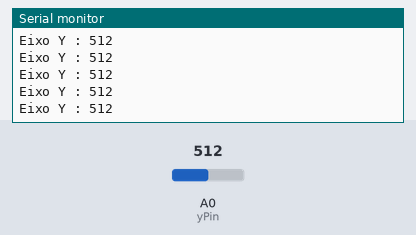
A sketch run on a simulated ESP8266 (NodeMCU). Parts: the last lines printed to the serial monitor. The inputs (shaded band) are chosen by the test bench; at power-on: A0 (yPin) = 512. WiFi joins after 1.5 s; servers stay silent unless stated.

Above: at 2.7 s.
2.8 s: A0 (yPin) set to 716
At 2.92 s:
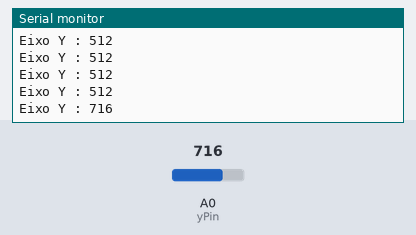
4.3 s: A0 (yPin) set to 900
At 4.33 s:
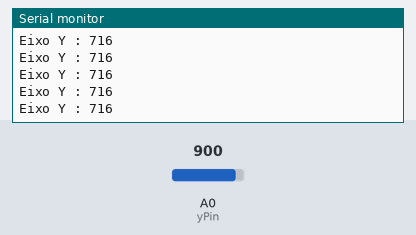
Timing chart, 0 to 7.3 s (numbered marks = the images above; inputs shaded):
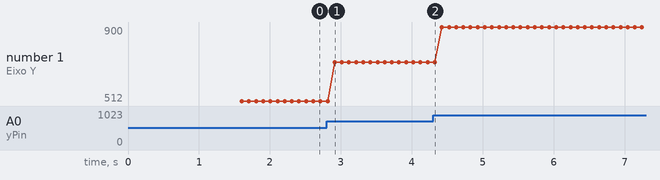

The sketch:

Acelerometro_UDP.ino
```cpp
/*
 *  Este código permite a transmissão de dados da porta analógica do ESP8266
 *  para uma máquina (computador/servidor) externa através do protocolo UDP
 *  por WiFi.
*/

//  Bibliotecas:
#include <ESP8266WiFi.h>    // Biblioteca para utilizacao de dados Wifi
#include <WiFiUdp.h>        // Biblioteca para utilizacao de dados UDP


// Criação de variáveis para conexão em WiFi:
const char* ssid = "WiFi-RPis";          // Nome da rede WiFi a se conectar
const char* password = "nusompi67";      // Senha da rede WiFi a se conectar

WiFiUDP Udp;  /* Instanciação de WiFiUDP através da criação do objeto Udp */

unsigned int portaLocal_UDP = 4210;  // Variável contendo o número da porta UDP de entrada
char incomingPacket[255];  // Buffer de memória para pacotes UDP que chegarem

const char* IP_host = "192.168.100.255";   // Endereço de IP para onde serão enviados os pacotes
unsigned int portaUDP_host = 54321;   // Variável contendo o número da porta UDP de saída

/* NOTA:
 *  host é qualquer computador ou dispositivo conectado à rede, que conta com um número de IP e nome definidos
 *  http://www.techtudo.com.br/artigos/noticia/2012/02/o-que-e-um-host.html
*/

const int yPin = A0;  // Variável que receberá dados da porta analógica


/*
 *  Em void setup() serão listadas rotinas que serão executadas uma única vez
 *
*/
void setup() {

  Serial.begin(115200);   /* inicializa a comunicação serial a 115200 bps   */
  Serial.println();  /* imprime no console uma linha em branco   */

  Serial.printf("Conectando a rede %s ", ssid); /* imprime no console status de conexão na rede WiFi */
  WiFi.begin(ssid, password); /* inicia a conexão com a rede Wifi e fornece o status
                                 https://www.arduino.cc/en/Reference/WiFiBegin */

  while (WiFi.status() != WL_CONNECTED) /*  https://www.arduino.cc/en/Reference/WiFiStatus  */
  {
    delay(500);
    Serial.print(".");
  }
  Serial.println(" conectado");

  Udp.begin(portaLocal_UDP); /* inicializa a porta UDP de entrada */
  Serial.printf("Recebendo pacotes em IP %s, porta UDP %d\n", WiFi.localIP().toString().c_str(), portaLocal_UDP);
  /* imprime no console o endereço IP e porta UDP de entrada */
}


/*
 *  Em void loop() teremos a parte do código que envia a leitura feita na porta analógica A0
 *  do ESP8266 e envia para o console da IDE do Arduino e para o host via protocolo UDP
 *
*/
void loop() {

  int y = analogRead(yPin);  /* criação da variável que recebe os dados da entrada analógica do ESP8266 */
  delay(100);  /* tempo de espera em milissegundos */

  Serial.print("Eixo Y : "); /* imprime no console a mensagem descritiva  */
  Serial.println(y); /* adiciona valor ao pacote
                        https://portal.vidadesilicio.com.br/comunicacao-wireless-esp-protocolo-udp/  */

  Udp.beginPacket(IP_host, portaUDP_host);  /* inicia o pacote de transmissão ao endereço de IP e porta UDP  */
  Udp.println(y); /* imprime o dado da entrada analógica no host remoto  */
  Udp.endPacket(); /* finaliza o pacote UDP e envia ao host remoto
                      https://www.arduino.cc/en/Reference/WiFiUDPEndPacket  */

}
```

Measured:
- after the input at 2.8 s, the serial monitor: prints a new line after 0.11 s (image 1)
- plotted number 1: 512 → 716 after the input at 2.8 s, 716 → 900 after the input at 4.3 s
